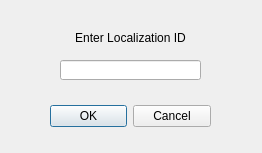
<?xml version="1.0" encoding="UTF-8"?>
<ui version="4.0">
 <class>Dialog</class>
 <widget class="QDialog" name="Dialog">
  <property name="geometry">
   <rect>
    <x>0</x>
    <y>0</y>
    <width>262</width>
    <height>153</height>
   </rect>
  </property>
  <property name="windowTitle">
   <string>Localization ID</string>
  </property>
  <widget class="QDialogButtonBox" name="buttonBox">
   <property name="geometry">
    <rect>
     <x>50</x>
     <y>100</y>
     <width>161</width>
     <height>32</height>
    </rect>
   </property>
   <property name="orientation">
    <enum>Qt::Horizontal</enum>
   </property>
   <property name="standardButtons">
    <set>QDialogButtonBox::Cancel|QDialogButtonBox::Ok</set>
   </property>
  </widget>
  <widget class="QLineEdit" name="lineEdit">
   <property name="geometry">
    <rect>
     <x>60</x>
     <y>60</y>
     <width>141</width>
     <height>20</height>
    </rect>
   </property>
  </widget>
  <widget class="QLabel" name="label">
   <property name="geometry">
    <rect>
     <x>50</x>
     <y>30</y>
     <width>161</width>
     <height>16</height>
    </rect>
   </property>
   <property name="text">
    <string>Enter Localization ID</string>
   </property>
   <property name="alignment">
    <set>Qt::AlignCenter</set>
   </property>
  </widget>
 </widget>
 <resources/>
 <connections>
  <connection>
   <sender>buttonBox</sender>
   <signal>accepted()</signal>
   <receiver>Dialog</receiver>
   <slot>accept()</slot>
   <hints>
    <hint type="sourcelabel">
     <x>248</x>
     <y>254</y>
    </hint>
    <hint type="destinationlabel">
     <x>157</x>
     <y>274</y>
    </hint>
   </hints>
  </connection>
  <connection>
   <sender>buttonBox</sender>
   <signal>rejected()</signal>
   <receiver>Dialog</receiver>
   <slot>reject()</slot>
   <hints>
    <hint type="sourcelabel">
     <x>316</x>
     <y>260</y>
    </hint>
    <hint type="destinationlabel">
     <x>286</x>
     <y>274</y>
    </hint>
   </hints>
  </connection>
 </connections>
</ui>
